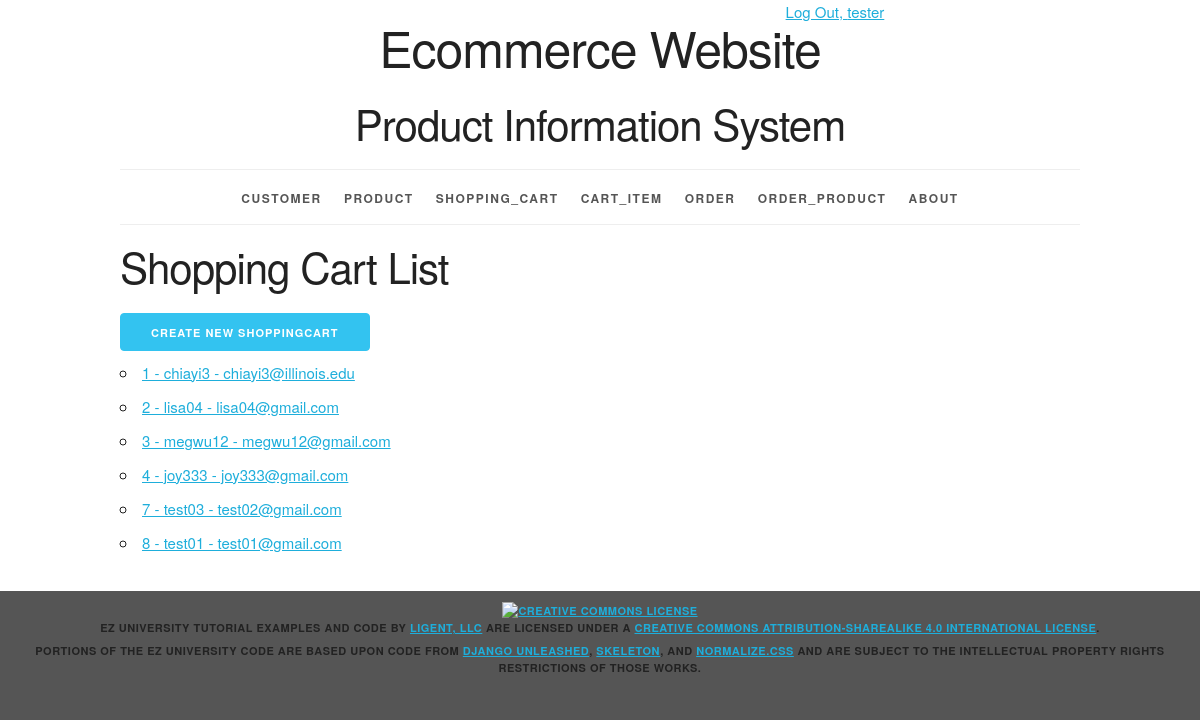
Screenshot of /shoppingcart/ (signed in) with the database file from the repository.
### productinfo/models.py (models this page shows, shortened)
class Shopping_Cart(models.Model):
	cart_id = models.AutoField(primary_key=True)
	customer_id = models.ForeignKey(Customer, related_name='shopping_carts', on_delete=models.PROTECT)
	sm_id = models.ForeignKey(Shipping_Method, related_name='shopping_carts', on_delete=models.PROTECT)
	pm_id = models.ForeignKey(Payment_Method, related_name='shopping_carts', on_delete=models.PROTECT)
	def __str__(self):
		return f'{self.cart_id} - {self.customer_id}'
	def get_absolute_url(self):
		return reverse('productinfo_shoppingcart_detail_urlpattern',
					   kwargs={'pk':self.pk}
					   )
	class Meta:
		ordering = ['cart_id']
		constraints = [
			UniqueConstraint(fields=['customer_id'], name='unique_shoppingcart')
		]

class Customer(models.Model):
	customer_id = models.AutoField(primary_key=True)
	first_name = models.CharField(max_length=45)
	last_name = models.CharField(max_length=45)
	disambiguator = models.CharField(max_length=45, blank=True, default='')
	username = models.CharField(max_length=45)
	password = models.CharField(max_length=45)
	email = models.CharField(max_length=225)
	sm_id = models.ForeignKey(Shipping_Method, related_name='customers', on_delete=models.PROTECT)
	pm_id = models.ForeignKey(Payment_Method, related_name='customers', on_delete=models.PROTECT)
	def __str__(self):
		return f'{self.username} - {self.email}'
	class Meta:
		ordering = ['customer_id']
		constraints = [
			UniqueConstraint(fields=['username', 'email', 'disambiguator'], name='unique_customer')
		]

### productinfo/views.py (the view)
class ShoppingCartList(LoginRequiredMixin, PermissionRequiredMixin, ListView):
	model = Shopping_Cart
	permission_required = 'productinfo.view_shopping_cart'

### productinfo/templates/productinfo/shopping_cart_list.html (shortened to what this page needs)
{% extends 'productinfo/base.html' %}
{% block content %}
    <h2>Shopping Cart List</h2>
    <div>
    {% if perms.productinfo.add_shopping_cart %}
    <a href="{% url 'productinfo_shoppingcart_create_urlpattern' %}" class="button button-primary">
        Create New ShoppingCart
    </a>
    {% endif %}
    </div>
    <ul>
        {% for shoppingcart in shopping_cart_list %}
        <li>
            <a href="{{ shoppingcart.get_absolute_url }}">{{ shoppingcart }}</a>
        </li>
        {% empty %}
        <li><em>There are currently no customers available.</em></li>
        {% endfor %}
    </ul>
{% endblock %}

### productinfo/templates/productinfo/base.html (shortened to what this page needs)
{% load static %}
<!DOCTYPE html>
<html lang="en">
<head>
    <link rel="stylesheet" type="text/css"
          href="{% static 'productinfo/normalize.css' %}">
    <link rel="stylesheet" type="text/css"
          href="{% static 'productinfo/skeleton.css' %}">
    <link rel="stylesheet" type="text/css"
          href="{% static 'productinfo/style.css' %}">
</head>
<body>
<div class="container">
    <div class="status row">
        <div class="offset-by-eight four columns">
            <ul class="inline">
                {% if user.is_authenticated %}
                    <li><a href="{% url 'logout_urlpattern' %}">
                        Log Out, {{ user.get_username }}</a></li>
                {% else %}
                    <li><a href="{% url 'login_urlpattern' %}">
                        Log In</a></li>
                {% endif %}
            </ul>
        </div>
    </div>
    <header class="row">
        <div class="offset-by-one ten columns">
            <h1>Ecommerce Website</h1>
            <h2>Product Information System</h2>
        </div>
    </header>
    <nav>
        <ul>
            {% if perms.productinfo.view_customer %}
            <li>
                <a href="{% url 'productinfo_customer_list_urlpattern' %}">
                    Customer</a></li>
            {% endif %}
            {% if perms.productinfo.view_product %}
            <li>
                <a href="{% url 'productinfo_product_list_urlpattern' %}">
                    Product</a></li>
            {% endif %}
            {% if perms.productinfo.view_shopping_cart %}
            <li>
                <a href="{% url 'productinfo_shopping_cart_list_urlpattern' %}">
                    Shopping_Cart</a></li>
            {% endif %}
            {% if perms.productinfo.view_cart_item %}
            <li>
                <a href="{% url 'productinfo_cart_item_list_urlpattern' %}">
                    Cart_Item</a></li>
            {% endif %}
            {% if perms.productinfo.view_order %}
            <li>
                <a href="{% url 'productinfo_order_list_urlpattern' %}">
                    Order</a></li>
            {% endif %}
            {% if perms.productinfo.view_order_product %}
            <li>
                <a href="{% url 'productinfo_order_product_list_urlpattern' %}">
                    Order_Product</a></li>
            {% endif %}
            <li>
                <a href="{% url 'about_urlpattern' %}">
                    About
                </a>
            </li>
        </ul>
    </nav>
    <main>
        {% block content %}{% endblock %}
    </main>
</div>
<footer>
    <p>
        <a rel="license" href="http://creativecommons.org/licenses/by-sa/4.0/">
            <img alt="Creative Commons License" style="border-width:0"
                 src="https://i.creativecommons.org/l/by-sa/4.0/88x31.png"/>
        </a><br/><span property="dct:title">EZ University Tutorial Examples and Code</span>
        by
        <a href="https://www.ligent.net" property="cc:attributionName"
           rel="cc:attributionURL">Ligent, LLC</a> are licensed under a
        <a rel="license" href="http://creativecommons.org/licenses/by-sa/4.0/">Creative Commons Attribution-ShareAlike
            4.0 International License</a>.
    </p>
    <p>Portions of the EZ University code are based upon code from
        <a href="https://django-unleashed.com">Django Unleashed</a>,
        <a href="http://getskeleton.com/">Skeleton</a>, and
        <a href="https://necolas.github.io/normalize.css/">Normalize.css</a> and
        are subject to the intellectual property rights restrictions of those works.
    </p>
</footer>
</body>
</html>

### productinfo/static/productinfo/skeleton.css (style rules this page uses)
.container { position: relative; width: 100%; max-width: 960px; margin: 0 auto; padding: 0 20px; box-sizing: border-box; }
.column, .columns { width: 100%; float: left; box-sizing: border-box; }
@media (min-width: 400px) { .container { width: 85%; padding: 0; } }
@media (min-width: 550px) { .container { width: 80%; } }
@media (min-width: 550px) { .column, .columns { margin-left: 4%; } }
@media (min-width: 550px) { .column:first-child, .columns:first-child { margin-left: 0; } }
@media (min-width: 550px) { .four.columns { width: 30.6666666667%; } }
@media (min-width: 550px) { .ten.columns { width: 82.6666666667%; } }
@media (min-width: 550px) { .offset-by-one.column, .offset-by-one.columns { margin-left: 8.66666666667%; } }
@media (min-width: 550px) { .offset-by-eight.column, .offset-by-eight.columns { margin-left: 69.3333333333%; } }
html { font-size: 62.5%; }
body { font-size: 1.5em; line-height: 1.6; font-weight: 400; font-family: "Raleway", "HelveticaNeue", "Helvetica Neue", Helvetica, Arial, sans-serif; color: #222; }
h1, h2, h3, h4, h5, h6 { margin-top: 0; margin-bottom: 2rem; font-weight: 300; }
h1 { font-size: 4.0rem; line-height: 1.2; letter-spacing: -.1rem; }
h2 { font-size: 3.6rem; line-height: 1.25; letter-spacing: -.1rem; }
@media (min-width: 550px) { h1 { font-size: 5.0rem; } }
@media (min-width: 550px) { h2 { font-size: 4.2rem; } }
p { margin-top: 0; }
a { color: #1EAEDB; }
.button, button, input[type="submit"], input[type="reset"], input[type="button"] { display: inline-block; height: 38px; padding: 0 30px; color: #555; text-align: center; font-size: 11px; font-weight: 600; line-height: 38px; letter-spacing: .1rem; text-transform: uppercase; text-decoration: none; white-space: nowrap; background-color: transparent; border-radius: 4px; border: 1px solid #bbb; cursor: pointer; box-sizing: border-box; }
.button.button-primary, button.button-primary, input[type="submit"].button-primary, input[type="reset"].button-primary, input[type="button"].button-primary { color: #FFF; background-color: #33C3F0; border-color: #33C3F0; }
ul { list-style: circle inside; }
ol, ul { padding-left: 0; margin-top: 0; }
li { margin-bottom: 1rem; }
button, .button { margin-bottom: 1rem; }
pre, blockquote, dl, figure, table, p, ul, ol, form { margin-bottom: 2.5rem; }
.container:after, .row:after, .u-cf { content: ""; display: table; clear: both; }

### productinfo/static/productinfo/style.css (style rules this page uses)
html { height: 100%; background-color: #555; }
body { background-color: white; }
body>div>header { text-align: center;; }
header h1 { display: inline-block; font-weight: normal; font-style: normal; width: 100%; margin-top: 0; padding-top: 0; }
nav { border-top: 1px solid #eee; width: 100%; border-bottom: 1px solid #eee; margin: 0 0 1em; padding: 0; }
nav ul { margin: 0; padding: 1em 0; list-style-type: none; text-align: center; }
nav ul li { display: inline; padding: 0; margin: 0 0.25em; font-weight: 600; text-transform: uppercase; text-align: center; font-size: 1rem; letter-spacing: .10rem; }
@media (min-width: 400px) { nav ul li { letter-spacing: .15rem; font-size: 1.2rem; margin: 0 0.5em; } }
@media (min-width: 550px) { nav ul li { margin: 0 0.75em; } }
nav ul li a { color: #555; text-decoration: none; background-color: transparent; cursor: pointer; }
.inline { list-style-type: none; padding: 0; margin: 0 0 -0.5em; }
.inline li { display: inline; }
body>footer { width: 100%; background-color: #555; font-size: 1.1rem; letter-spacing: .05rem; font-weight: 600; text-transform: uppercase; text-align: center; padding: 1em 0; margin: 1em 0; }
body>footer p { margin-bottom: 0.5rem; }

### rows the page displays
Shopping_Cart: cart_id+customer_id "1 - chiayi3 - chiayi3@illinois.edu"
Shopping_Cart: cart_id+customer_id "2 - lisa04 - lisa04@gmail.com"
Shopping_Cart: cart_id+customer_id "3 - megwu12 - megwu12@gmail.com"
Shopping_Cart: cart_id+customer_id "4 - joy333 - joy333@gmail.com"
Shopping_Cart: cart_id+customer_id "7 - test03 - test02@gmail.com"
Shopping_Cart: cart_id+customer_id "8 - test01 - test01@gmail.com"

### other values shown
{{ user.get_username }} "tester"
